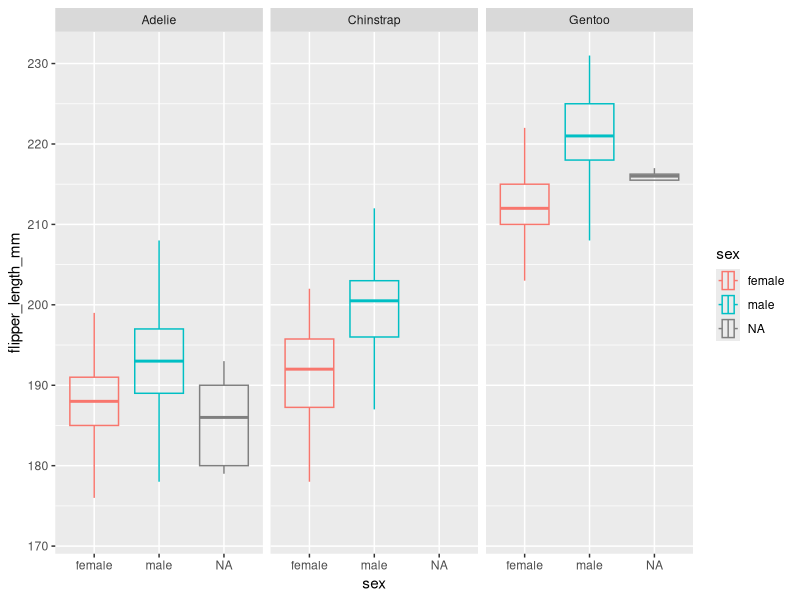

This figure's R source:
## ---- chunk 1
knitr::opts_chunk$set(echo = TRUE, warning = FALSE)
## ---- chunk 2
library(palmerpenguins)
library(tidyverse)
## ---- chunk 3
penguins %>%
  ggplot(mapping = aes(x=flipper_length_mm, y=sex, color=sex)) +
  geom_boxplot(outlier.alpha = 0, alpha=0) +
  coord_flip() +
  facet_wrap(~species)
